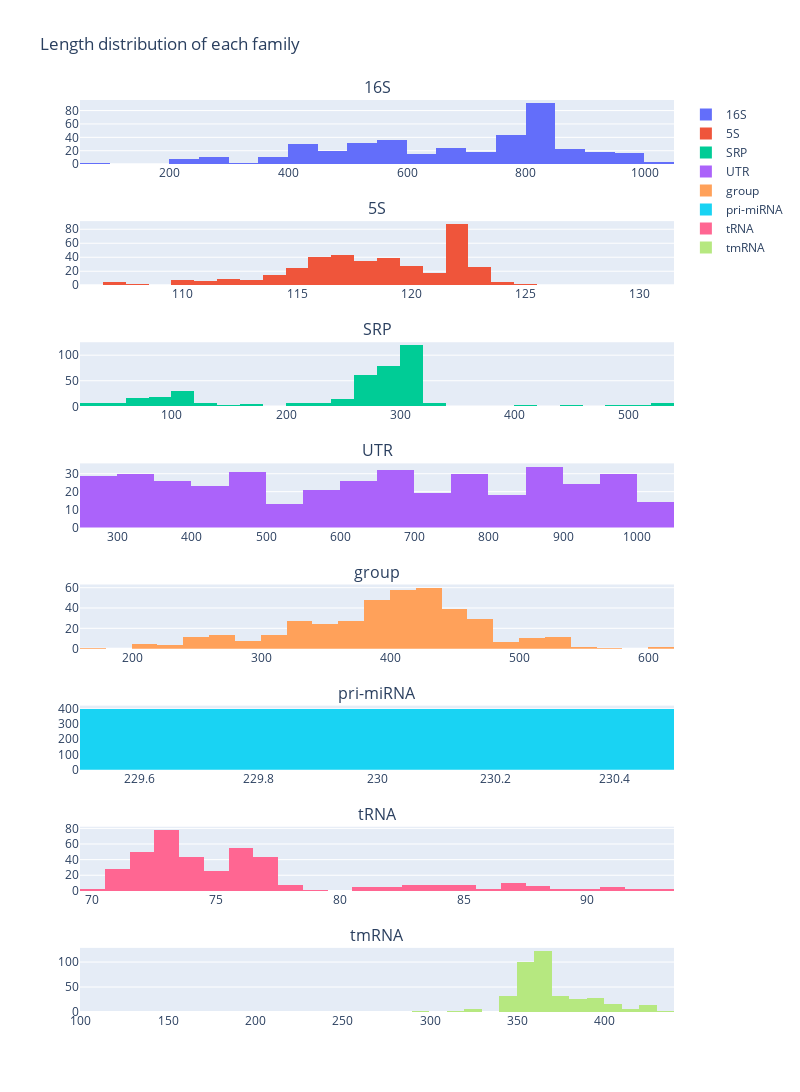

The notebook cell saved with this chart:
### Code cell
# plot length distribution of each family, with common x axis

from plotly.subplots import make_subplots

fig = make_subplots(cols=1, rows=len(data.family.unique()), subplot_titles=data.family.unique())

for i, family in enumerate(data.family.unique()):
    fig.add_trace(go.Histogram(x=data[data.family == family].sequence.str.len(), name=family), row=i+1, col=1)

fig.update_layout(height=200*len(data.family.unique()), width=800, title_text="Length distribution of each family",
                    showlegend=False)
fig.show()

### Figure 1 — Plotly figure (JSON) as saved in the notebook; plotly's stock layout.template omitted (floating-point values rounded to 4 significant figures; data arrays with more than 128 entries replaced by an {"elided": "..."} marker saying what was removed)
{"data": [{"name": "16S", "type": "histogram", "x": {"elided": "400 int values"}, "xaxis": "x", "yaxis": "y"}, {"name": "5S", "type": "histogram", "x": {"elided": "400 int values"}, "xaxis": "x2", "yaxis": "y2"}, {"name": "SRP", "type": "histogram", "x": {"elided": "400 int values"}, "xaxis": "x3", "yaxis": "y3"}, {"name": "UTR", "type": "histogram", "x": {"elided": "400 int values"}, "xaxis": "x4", "yaxis": "y4"}, {"name": "group", "type": "histogram", "x": {"elided": "400 int values"}, "xaxis": "x5", "yaxis": "y5"}, {"name": "pri-miRNA", "type": "histogram", "x": {"elided": "400 int values"}, "xaxis": "x6", "yaxis": "y6"}, {"name": "tRNA", "type": "histogram", "x": {"elided": "400 int values"}, "xaxis": "x7", "yaxis": "y7"}, {"name": "tmRNA", "type": "histogram", "x": {"elided": "400 int values"}, "xaxis": "x8", "yaxis": "y8"}], "layout": {"annotations": [{"font": {"size": 16}, "showarrow": false, "text": "16S", "x": 0.5, "xanchor": "center", "xref": "paper", "y": 1, "yanchor": "bottom", "yref": "paper"}, {"font": {"size": 16}, "showarrow": false, "text": "5S", "x": 0.5, "xanchor": "center", "xref": "paper", "y": 0.8672, "yanchor": "bottom", "yref": "paper"}, {"font": {"size": 16}, "showarrow": false, "text": "SRP", "x": 0.5, "xanchor": "center", "xref": "paper", "y": 0.7344, "yanchor": "bottom", "yref": "paper"}, {"font": {"size": 16}, "showarrow": false, "text": "UTR", "x": 0.5, "xanchor": "center", "xref": "paper", "y": 0.6016, "yanchor": "bottom", "yref": "paper"}, {"font": {"size": 16}, "showarrow": false, "text": "group", "x": 0.5, "xanchor": "center", "xref": "paper", "y": 0.4688, "yanchor": "bottom", "yref": "paper"}, {"font": {"size": 16}, "showarrow": false, "text": "pri-miRNA", "x": 0.5, "xanchor": "center", "xref": "paper", "y": 0.3359, "yanchor": "bottom", "yref": "paper"}, {"font": {"size": 16}, "showarrow": false, "text": "tRNA", "x": 0.5, "xanchor": "center", "xref": "paper", "y": 0.2031, "yanchor": "bottom", "yref": "paper"}, {"font": {"size": 16}, "showarrow": false, "text": "tmRNA", "x": 0.5, "xanchor": "center", "xref": "paper", "y": 0.07031, "yanchor": "bottom", "yref": "paper"}], "height": 1600, "title": {"text": "Length distribution of each family"}, "width": 800, "xaxis": {"anchor": "y", "domain": [0, 1]}, "xaxis2": {"anchor": "y2", "domain": [0, 1]}, "xaxis3": {"anchor": "y3", "domain": [0, 1]}, "xaxis4": {"anchor": "y4", "domain": [0, 1]}, "xaxis5": {"anchor": "y5", "domain": [0, 1]}, "xaxis6": {"anchor": "y6", "domain": [0, 1]}, "xaxis7": {"anchor": "y7", "domain": [0, 1]}, "xaxis8": {"anchor": "y8", "domain": [0, 1]}, "yaxis": {"anchor": "x", "domain": [0.9297, 1]}, "yaxis2": {"anchor": "x2", "domain": [0.7969, 0.8672]}, "yaxis3": {"anchor": "x3", "domain": [0.6641, 0.7344]}, "yaxis4": {"anchor": "x4", "domain": [0.5312, 0.6016]}, "yaxis5": {"anchor": "x5", "domain": [0.3984, 0.4688]}, "yaxis6": {"anchor": "x6", "domain": [0.2656, 0.3359]}, "yaxis7": {"anchor": "x7", "domain": [0.1328, 0.2031]}, "yaxis8": {"anchor": "x8", "domain": [0, 0.07031]}}}
